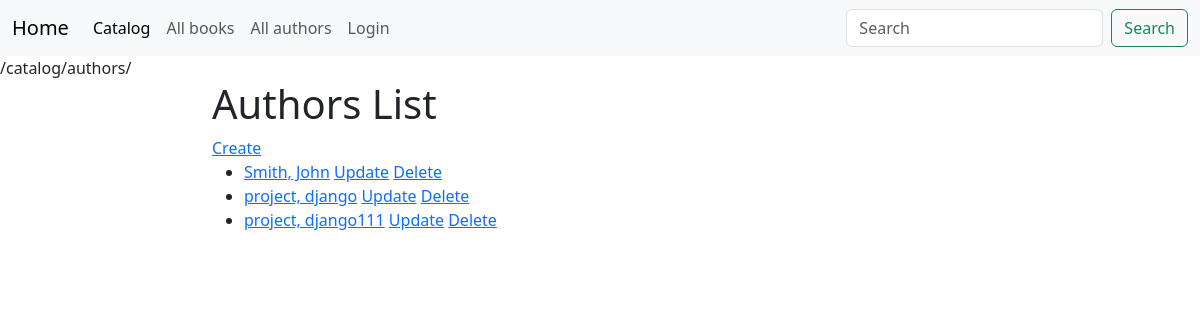
Screenshot of /catalog/authors/ with the database file from the repository.
### catalog/models.py (models this page shows)
class Author(models.Model):
    first_name = models.CharField(max_length=100)
    last_name = models.CharField(max_length=100)
    date_of_birth = models.DateField(null=True, blank=True)
    date_of_death = models.DateField('Died', null=True, blank=True)
    def get_absolute_url(self):
        return reverse('author-detail', args=[str(self.id)])
    def __str__(self):
        return '%s, %s' % (self.last_name, self.first_name)

### catalog/views.py (the view)
class AuthorListView(generic.ListView):
    model = Author
    template_name = 'authors/all_authors_page.html'
    paginate_by = 10
    context_object_name = 'all_authors_list'
    def get_queryset(self):
        return super().get_queryset()

### catalog/templates/authors/all_authors_page.html
{% extends "base_generic.html" %}
{% block content %}
<h1>Authors List</h1>
<a href="{% url 'author_create' %}">Create</a>
{% if all_authors_list %}
<ul>
    {% for author in all_authors_list %}
        <li>
            <a href="{{ author.get_absolute_url }}">{{ author }}</a>
            <a href="{% url 'author_update' author.id %}">Update</a>
            <a href="{% url 'author_delete' author.id %}">Delete</a>
        </li>
    {% endfor %}
</ul>
{% else %}
<p>There are no authors in the library.</p>
{% endif %}
{% endblock %}

### rows the page displays
Author: last_name+first_name "Smith, John"
Author: last_name+first_name "project, django"
Author: last_name+first_name "project, django111"

### other values shown
{{ request.path }} "/catalog/authors/"
